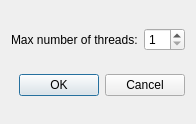
<?xml version="1.0" encoding="UTF-8"?>
<ui version="4.0">
 <class>Settings</class>
 <widget class="QWidget" name="Settings">
  <property name="geometry">
   <rect>
    <x>0</x>
    <y>0</y>
    <width>176</width>
    <height>124</height>
   </rect>
  </property>
  <property name="windowTitle">
   <string>Settings</string>
  </property>
  <layout class="QVBoxLayout" name="verticalLayout">
   <item>
    <layout class="QGridLayout" name="gridLayout">
     <item row="0" column="0">
      <widget class="QLabel" name="label">
       <property name="text">
        <string>Max number of threads:</string>
       </property>
      </widget>
     </item>
     <item row="0" column="1">
      <widget class="QSpinBox" name="spinBoxMaxThreads">
       <property name="minimum">
        <number>1</number>
       </property>
       <property name="maximum">
        <number>32</number>
       </property>
      </widget>
     </item>
    </layout>
   </item>
   <item>
    <widget class="QDialogButtonBox" name="buttonBox">
     <property name="standardButtons">
      <set>QDialogButtonBox::Cancel|QDialogButtonBox::Ok</set>
     </property>
    </widget>
   </item>
  </layout>
 </widget>
 <resources/>
 <connections/>
</ui>
